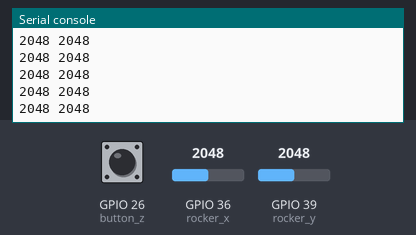
Simulated run of this program. Board: ESP32 board running MicroPython. Parts: the last lines printed to the serial console. The test bench sets the inputs (shaded band); at power-on: GPIO 26 (button_z) HIGH, GPIO 36 (rocker_x) = 2048, GPIO 39 (rocker_y) = 2048 (analog values on the 0–4095 scale).

Above: at 1.2 s.
1.3 s: GPIO 26 (button_z) pulled LOW for 0.25 s
At 1.56 s:
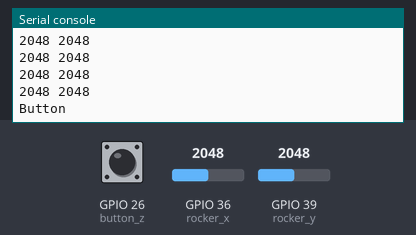
3.0 s: GPIO 36 (rocker_x) set to 2866
At 3.16 s:
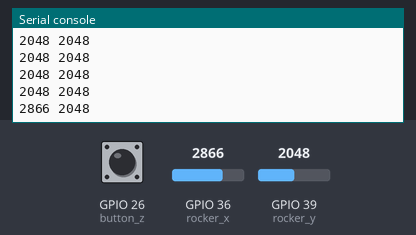
4.5 s: GPIO 39 (rocker_y) set to 2866
At 4.56 s:
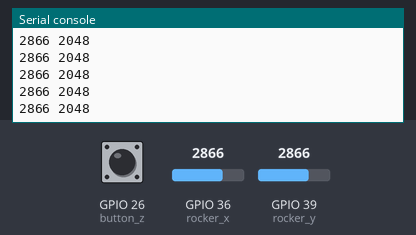
6.0 s: GPIO 36 (rocker_x) set to 3603
At 6.16 s:
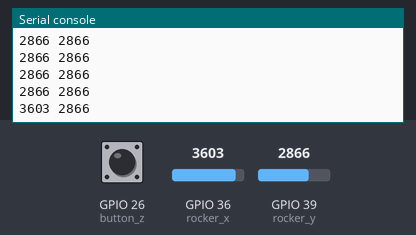
7.5 s: GPIO 39 (rocker_y) set to 3603
At 7.57 s:
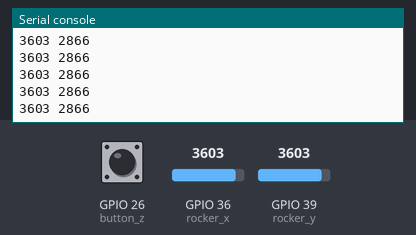
Timing chart, 0 to 10.0 s (numbered marks = the images above; inputs shaded):
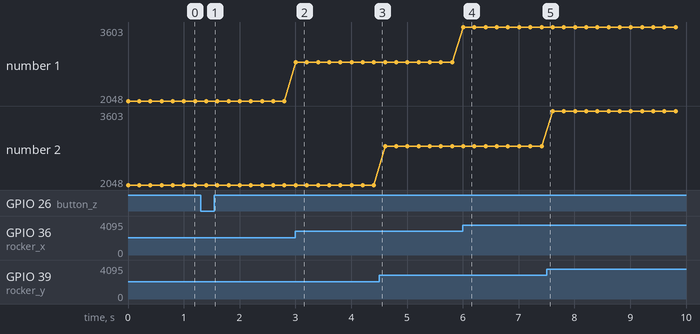

Measured:
- after the input at 1.3 s, the serial console: prints a new line after 0.10 s (image 1)
- after the input at 3.0 s, the serial console: prints a new line at once (image 2)
- after the input at 6.0 s, the serial console: prints a new line at once (image 4)
- plotted number 1: 2048 → 2866 after the input at 3.0 s, 2866 → 3603 after the input at 6.0 s

The program:

step1_read.py
```python
from machine import Pin, ADC
import time

rocker_x = ADC(Pin(36))  # 조이스틱 X → 36번, Y → 39번, B(버튼) → 26번
rocker_y = ADC(Pin(39))
rocker_x.atten(ADC.ATTN_11DB)
rocker_y.atten(ADC.ATTN_11DB)
button_z = Pin(26, Pin.IN, Pin.PULL_UP)

while True:
    x = rocker_x.read()  # 좌우로 기울인 정도 0~4095
    y = rocker_y.read()  # 앞뒤로 기울인 정도 0~4095
    print(x, y)
    if button_z.value() == 0:  # 누르면 0
        print("Button")
    time.sleep(0.2)
```
